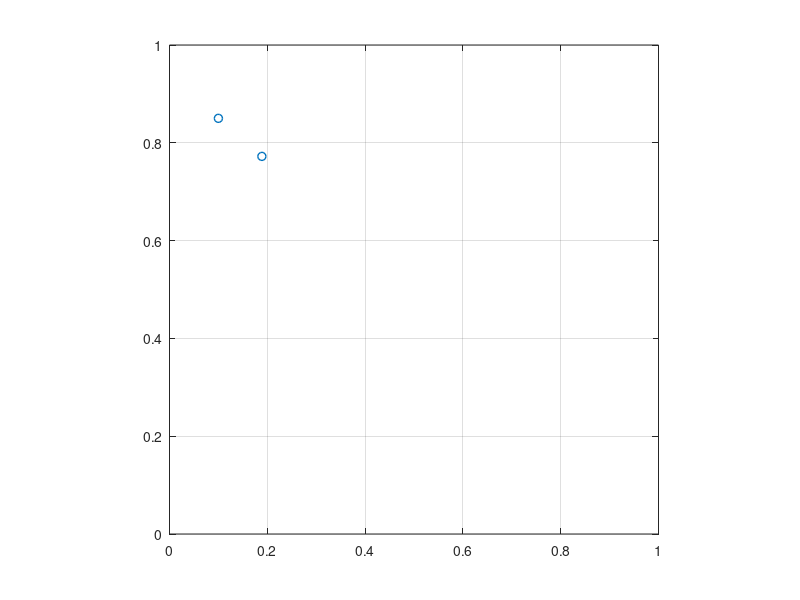

The MATLAB source for this figure: (Note: this script raises an error after producing the figure.)


p = [0.25, .25]
r = 0.5


% points on a line from [0.1, 0.85] to [0.9, 0.15]
t = linspace(0, 1, 10)
trajectoryUnc = [0.1, 0.85] + t'*([0.9, 0.15] - [0.1, 0.85])


figure(1); clf; hold on; axis equal; axis([0, 1, 0, 1]); grid on; box on;

for i = 1:length(trajectoryUnc)
    if norm(trajectoryUnc(i, :) - p) < r
        [linePoints, pNearest, v] = getLinePoints(p, r, trajectoryUnc(i, :))
        plot(linePoints(:, 1), linePoints(:, 2), 'Color', '#7E2F8E', 'LineWidth', 0.5)
        plot(pNearest(1), pNearest(2), 'Color', '#EDB120', 'LineWidth', 1, 'Marker', 'o')
        plot(trajectoryUnc(i, 1), trajectoryUnc(i, 2), 'Color', '#D95319', 'LineWidth', 0.5, 'Marker', 'o')

        % plot the arrow on top of the line
        q = quiver(trajectoryUnc(i, 1), trajectoryUnc(i, 2), pNearest(1) - trajectoryUnc(i, 1), pNearest(2) - trajectoryUnc(i, 2), 'Color', '#D95319')
    else
        plot(trajectoryUnc(i, 1), trajectoryUnc(i, 2), 'Color', '#0072BD', 'LineWidth', 1, 'Marker', 'o')
    end
end

% plot the circle
drawCircle(p, r, {'k-'})

set(gca, 'XTickLabel', {}, 'YTickLabel', {})
print('slpExample.pdf', '-dpdf')

function [linePoints, pNearest, v] = getLinePoints(p, r, xInf)
%GETLINEPOINTS Get two points on the tangent line to a circle in the
%nearest point to a point inside the circle

% p: center of the circle
% r: radius of the circle
% xInf: point inside the circle

% linePoints: two points on the tangent line
% pNearest: nearest point on the circle to xInf
% v: direction of the tangent line

    v = (xInf - p)/norm(xInf - p)
    pNearest = p + r*v
    linePoints = [pNearest - [v(2), -v(1)]; pNearest + [v(2), -v(1)]]
end